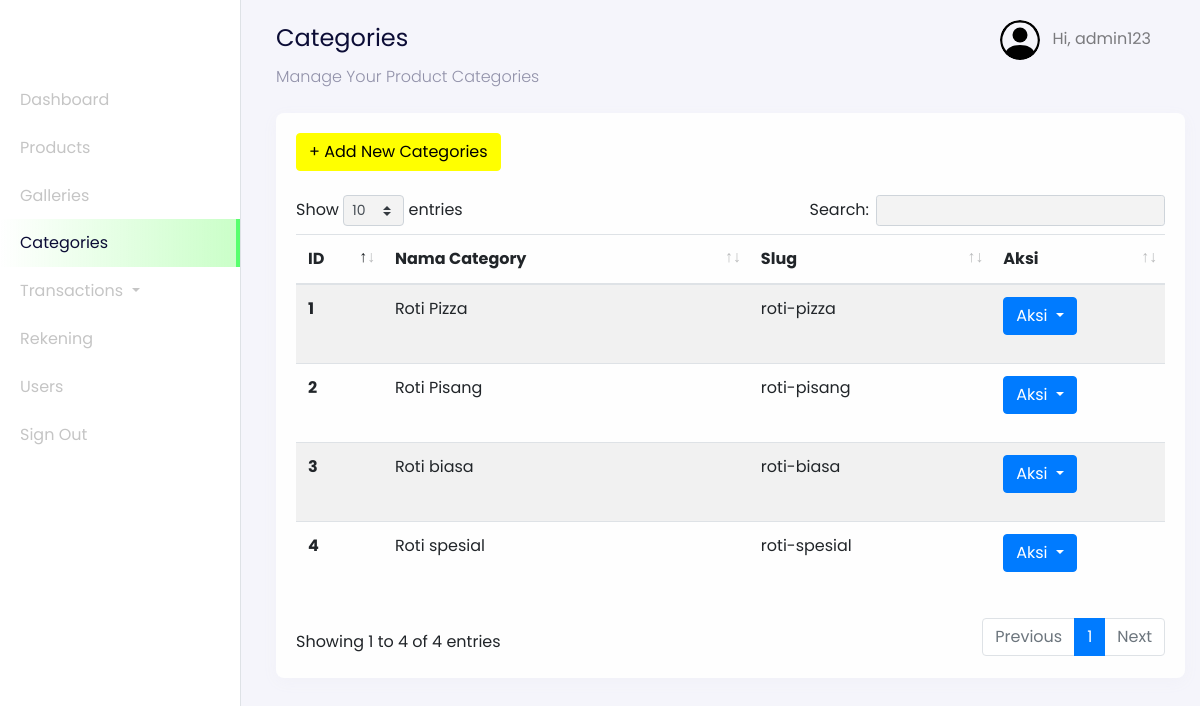
The app's page /admin?page=categories (signed in) with its own data.
### tables this page shows
CREATE TABLE `users` (
  `id_user` int(11) NOT NULL AUTO_INCREMENT,
  `name` varchar(255) NOT NULL,
  `email` varchar(255) NOT NULL,
  `password` varchar(255) NOT NULL,
  `address` text DEFAULT NULL,
  `phone_number` varchar(255) NOT NULL,
  `postal_code` varchar(191) NOT NULL,
  `roles` varchar(255) NOT NULL,
  PRIMARY KEY (`id_user`),
  UNIQUE KEY `email` (`email`)
);

CREATE TABLE `categories` (
  `id` int(11) NOT NULL AUTO_INCREMENT,
  `category_name` varchar(255) NOT NULL,
  `slug` varchar(255) NOT NULL,
  PRIMARY KEY (`id`)
);

### config/config.php (called while the page is built, shortened)
<?php
$host = 'localhost';
$user = 'root';
$password = '';
$dbname = 'dbEcake';
$conn = mysqli_connect($host, $user, $password, $dbname);
function query($query)
{
    global $conn;
    $result = mysqli_query($conn, $query);
    $rows = [];
    while ($row = mysqli_fetch_assoc($result)) {
        $rows[] = $row;
    }
    return $rows;
}
?>

### admin/dashboard-categories.php (the view, shortened to what this page needs)
<nav
  class="navbar navbar-expand-lg navbar-light navbar-store fixed-top"
  data-aos="fade-down"
>
  <div class="container-fluid">
    <div class="collpase navbar-collapse" id="navbarResponsive">
      <ul class="navbar-nav d-none d-lg-flex ml-auto">
        <li class="nav-item dropdown">
          <a
            href="#"
            class="nav-link"
            id="navbarDropdown"
            role="button"
            data-toggle="dropdown"
          >
          <img
              src="../assets/images/person-circle.svg"
              alt="profile"
              height="40px"
              class="rounded-circle mr-2 profile-picture"
            />
            <?php
              $id_user = $_SESSION['user'];
              $user = query("SELECT * FROM users WHERE id_user = $id_user")[0];
            ?>
            Hi, <?= $user["name"]; ?>
          </a>
        </li>
      </ul>
    </div>
  </div>
</nav>
<div class="section-content section-dashboard-home" data-aos="fade-up">
  <div class="container-fluid">
    <div class="dashboard-heading">
      <h2 class="dashboard-title">Categories</h2>
      <p class="dashboard-subtitle">Manage Your Product Categories</p>
    </div>
    <div class="dashboard-content">
      <div class="row mt-4">
        <div class="col-12">
          <div class="card">
            <div class="card-body">
              <div class="row mb-4">
                <div class="col-12">
                <a href="?page=categories-create" class="btn btn-success">
                  + Add New Categories
                </a>
                </div>
              </div>
              <div class="row">
                <div class="col-12">
                  <div class="table-responsive">
                    <table class="table table-striped table-hover w-100" id="table">
                      <thead>
                        <tr>
                          <th scope="col">ID</th>
                          <th scope="col">Nama Category</th>
                          <th scope="col">Slug</th>
                          <th scope="col">Aksi</th>
                        </tr>
                      </thead>
                      <tbody>
                        <?php
                          $no = 1;
                          $categories = query("SELECT * FROM categories");
                        ?>
                        <?php foreach ($categories as $category) : ?>
                          <tr>
                            <th scope="row" style="width: 10%;"><?= $no; ?></th>
                            <td><?= $category["category_name"]; ?></td>
                            <td><?= $category["slug"]; ?></td>
                            <td style="width: 20%;">
                              <div class="dropdown">
                                <button class="btn btn-primary dropdown-toggle" type="button" id="dropdownMenuButton" data-toggle="dropdown" aria-haspopup="true" aria-expanded="false">
                                  Aksi
                                </button>
                                <div class="dropdown-menu" aria-labelledby="dropdownMenuButton">
                                  <a class="dropdown-item" onclick="return confirm('Apakah Ingin Menghapus category Ini ?')" href="?page=categories-delete&id=<?= $category["id"]; ?>">Delete</button>
                                </div>
                              </div>
                            </td>
                          </tr>
                          <?php $no++ ?>
                        <?php endforeach;?>
                      </tbody>
                    </table>
                  </div>
                </div>
              </div>
            </div>
          </div>
        </div>
      </div>
    </div>
  </div>
</div>

### records on screen
users: name "admin123"
categories: category_name "Roti Pizza", slug "roti-pizza"
categories: category_name "Roti Pisang", slug "roti-pisang"
categories: category_name "Roti biasa", slug "roti-biasa"
categories: category_name "Roti spesial", slug "roti-spesial"
